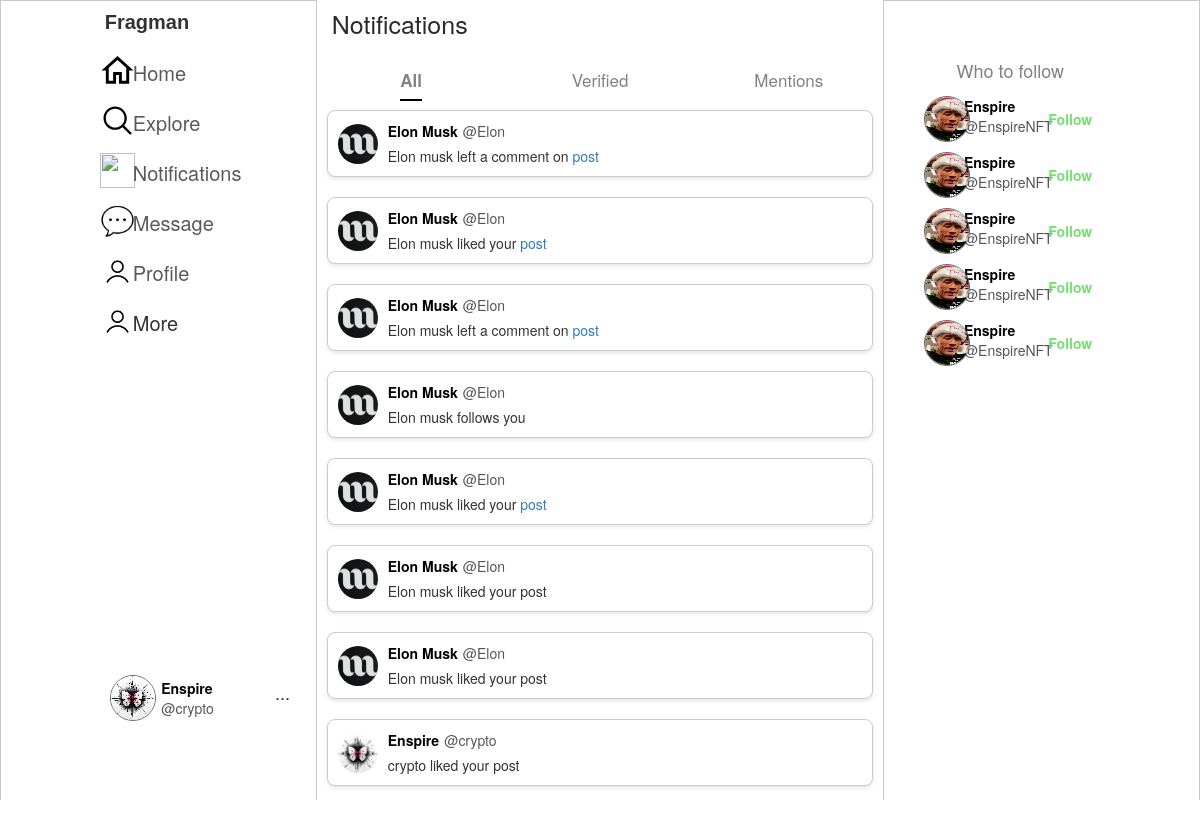
Screenshot of /notifications (signed in) with the database file from the repository.
### main/models.py (models this page shows, shortened)
class Profile(models.Model):
    first_name = models.CharField(max_length=100, blank=True)
    last_name = models.CharField(max_length=100, blank=True)
    nickname = models.CharField(max_length=100, blank=True)
    username = models.ForeignKey(User, on_delete=models.CASCADE)
    friends = models.ManyToManyField(User, blank=True, related_name="friends")
    avatar = models.ImageField(default="photo_2021-10-16_13-01-08.jpg", upload_to='avatars/')
    bio = models.TextField(max_length=2000, blank=True)
    location = models.CharField(max_length=200, blank=True)
    created = models.DateTimeField(auto_now_add=True)
    updated = models.DateTimeField(auto_now=True)

class Notification(models.Model):
    sender = models.ForeignKey(Profile, on_delete=models.CASCADE, related_name="notif_sender")
    receiver = models.ForeignKey(Profile, on_delete=models.CASCADE, related_name="notif_receiver")
    message = models.TextField(max_length=2000)
    created_at = models.DateTimeField(auto_now_add=True)
    is_read = models.BooleanField(default=False)

### main/views.py (the view)
# urls.py: path("notifications", views.notifications, name="notifications"),
@login_required(login_url='login')
def notifications(request):
    user = request.user
    my_profile = Profile.objects.filter(username=user).first()
    all_notifications = Notification.objects.filter(receiver=my_profile).all()
    for notification in all_notifications:
        notification.is_read = True
        notification.save()
    return render(request, "notifications.html", {
        "user": user,
        "my_profile": my_profile,
        "notifications": all_notifications,
    })

### templates/notifications.html (shortened to what this page needs)
{% extends 'base.html' %}
{% load static %}
{% block content %}
    <div class="Page">
        <div class="wrap-container">
            <div class="navigate-bars wrap-1">
                <div class="empty">
                </div>
                <div class="main-left-container">
                    <div class="logo">
                        <h4>Fragman</h4>
                    </div>
                    <nav class="nav-bar">
                        <div class="home-nav">
                            <div class="svg">
                            </div>
                            <div class="a">
                                <a href="{% url 'index' %}" class="home-href">Home</a>
                            </div>
                        </div>
                        <div class="home-nav">
                            <div class="svg">
                            </div>
                            <div class="explore">
                                <a href="{% url 'explore' %}" class="explore-href">Explore</a>
                            </div>
                        </div>
                        <div class="home-nav">
                            <div class="svg">
                                <img style="width: 35px; height: 35px"
                                     src="{% static 'images/icons8-notifications-78.png' %}" alt="">
                            </div>
                            <div class="notifications">
                                <a href="{% url 'notifications' %}" class="notifications-href">Notifications</a>
                            </div>
                        </div>
                        <div class="home-nav">
                            <div class="svg">
                                <img style="width: 35px; height: 35px"
                                     src="{% static 'images/icons8-chat-bubble-50.png' %}" alt="">
                            </div>
                            <div class="Message">
                                <a href="{% url 'show_msg' %}" class="Message-href">Message</a>
                            </div>
                        </div>
                        <div class="home-nav">
                            <div class="svg">
                                <img style="width: 35px; height: 35px"
                                     src="{% static 'images/icons8-customer-64.png' %}" alt="">
                            </div>
                            <div class="Profile">
                                <a href="profile/{{ user.username }}" class="profile-href">Profile</a>
                            </div>
                        </div>
                        <div class="home-nav">
                            <div class="svg">
                                <img style="width: 35px; height: 35px"
                                     src="{% static 'images/icons8-customer-64.png' %}" alt="">
                            </div>
                            <div class="More">
                                <a class="more-href">More</a>
                            </div>
                        </div>
                    </nav>
                    <div class="more-settings">
                        <div class="logout-profile-settings">
                            <div class="lgm">
                                <div>
                                    <img class="logo-image lgm" src="{{ my_profile.avatar.url }}" alt="">
                                </div>
                            </div>
                            <div class="user-nick">
                                <div class="set-nick-user">
                                    <span class="nickname ">{{ my_profile.nickname }}</span>
                                    <span class="username">@{{ my_profile.username }}</span>
                                </div>
                            </div>
                            <div class="dots">
                                <h4>...</h4>
                            </div>
                        </div>
                    </div>
                </div>
            </div>
            <div class="content-sector wrap-2">
                <div class="nav-notification">
                    <div class="name-of-page">
                        <h4>Notifications</h4>
                    </div>
                    <div class="not-nav">
                        <div class="not-options">
                            <span class="active">All</span>
                        </div>
                        <div class="not-options">
                            <span>Verified</span>
                        </div>
                        <div class="not-options">
                            <span>Mentions</span>
                        </div>
                    </div>
                </div>
                {% for notification in notifications reversed %}
                <div class="notification-container">
                    <div class="notification-content">
                        <div class="logo-notify">
                            <img src="{{ notification.sender.avatar.url }}" alt="">
                        </div>
                        <div class="sector-not">
                            <div class="nav-not-us">
                                <span class="nickname ">{{ notification.sender.nickname }}</span>
                                <span class="username">@{{ notification.sender.username }}</span>
                            </div>
                            <div class="notify-msg">
                                {{ notification.message|safe }}
                            </div>
                        </div>
                    </div>
                </div>
                {% endfor %}
            </div>
            <div class="left-side wrap3">
                <div class="suggested-users">
                    <div class="description-field">
                        <h4 class="des-text">Who to follow</h4>
                    </div>
                    <div class="suggested-accs">
                        <div class="user-1">
                            <div class="img-sug-user">
                                <img class="logo-image" src="{% static 'images/avatar.jpg' %}" alt="">
                            </div>
                            <div class="nav-users">
                                <span class="nickname">Enspire</span>
                                <span class="username">@EnspireNFT</span>
                            </div>
                            <div class="follow-btn">
                                <button class="btn-follow-sug">Follow</button>
                            </div>
                        </div>
                        <div class="user-1">
                            <div class="img-sug-user">
                                <img class="logo-image" src="{% static 'images/avatar.jpg' %}" alt="">
                            </div>
                            <div class="nav-users">
                                <span class="nickname">Enspire</span>
                                <span class="username">@EnspireNFT</span>
                            </div>
                            <div class="follow-btn">
                                <button class="btn-follow-sug">Follow</button>
                            </div>
                        </div>
                        <div class="user-1">
                            <div class="img-sug-user">
                                <img class="logo-image" src="{% static 'images/avatar.jpg' %}" alt="">
                            </div>
                            <div class="nav-users">
                                <span class="nickname">Enspire</span>
                                <span class="username">@EnspireNFT</span>
                            </div>
                            <div class="follow-btn">
                                <button class="btn-follow-sug">Follow</button>
                            </div>
                        </div>
                        <div class="user-1">
                            <div class="img-sug-user">
                                <img class="logo-image" src="{% static 'images/avatar.jpg' %}" alt="">
                            </div>
                            <div class="nav-users">
                                <span class="nickname">Enspire</span>
                                <span class="username">@EnspireNFT</span>
                            </div>
                            <div class="follow-btn">
                                <button class="btn-follow-sug">Follow</button>
                            </div>
                        </div>
                        <div class="user-1">
                            <div class="img-sug-user">
                                <img class="logo-image" src="{% static 'images/avatar.jpg' %}" alt="">
                            </div>
                            <div class="nav-users">
                                <span class="nickname">Enspire</span>
                                <span class="username">@EnspireNFT</span>
                            </div>
                            <div class="follow-btn">
                                <button class="btn-follow-sug">Follow</button>
                            </div>
                        </div>
                    </div>
                </div>
                <div class="empty">
                </div>
            </div>
        </div>
    </div>
{% endblock %}

### templates/base.html (shortened to what this page needs)
{% load static %}
<!doctype html>
<html lang="en">
<head>
    <link rel="stylesheet" href="{% static 'css/style.css' %}">
    <link rel="stylesheet" href="https://cdn.jsdelivr.net/npm/bootstrap@4.0.0/dist/css/bootstrap.min.css"
>
    <link rel="stylesheet" href="https://maxcdn.bootstrapcdn.com/bootstrap/3.3.7/css/bootstrap.min.css">
</head>
<body>
{% block content %}
{% endblock %}
</body>
</html>

### static_root/css/style.css (style rules this page uses)
body { margin: 0; font-size: 14px; font-family: Arial sans-serif; background: #e9e9e9; }
* { box-sizing: border-box; }
.wrap-container { display: flex; }
.navigate-bars { flex: 1; background: #ffffff; border: 1px solid #c8c8c8; height: 100vh; }
.content-sector { flex: 1.8 }
.left-side { flex: 1; background: #ffffff; border: 1px solid #c8c8c8; }
.active { font-weight: bold; position: relative; }
.active::before { content: ""; position: absolute; left: 0; bottom: -9px; width: 100%; height: 2px; background: black; }
.logo-image { width: 46px; height: 46px; border-radius: 50%; border: 1px solid #6a6a6a; image-rendering: pixelated; object-fit: cover; position: relative; }
.more-settings { display: flex; align-items: center; justify-content: center; }
.nickname { color: black; font-weight: bold; margin-right: 5px; }
.username { color: #828282; }
.navigate-bars { display: flex; width: 100%; }
.empty { width: 25%; }
.main-left-container { width: 70%; }
.logo { margin-bottom: 20px; }
.logo h4 { font-size: 20px; font-weight: bolder; font-family: "Sitka Heading", sans-serif; margin-left: 25px; }
.home-nav { width: 100%; height: 40px; display: flex; align-items: center; margin: 10px; transition: .3s; }
.svg { height: 100%; width: 15%; justify-content: center; align-items: center; margin-left: 10px; }
.svg svg { width: 35px; height: 35px; }
.a, .explore, .notifications, .Message, .Profile, .More { display: flex; height: 100%; width: 90%; justify-content: flex-start; align-items: center; }
.home-href, .explore-href, .notifications-href, .Message-href, .profile-href, .more-href { color: #5a5a5a; font-size: 20px; }
.logout-profile-settings { width: 100%; height: 50px; }
.more-settings { position: relative; top: 320px; }
.user-nick { width: 60%; }
.logout-profile-settings { display: flex; width: 100%; justify-content: space-between; align-items: center; margin-left: 20px; height: 50px; transition: .3s; padding: 10px; }
.set-nick-user { display: flex; flex-direction: column; }
.dots { position: relative; bottom: 5px; }
.left-side { display: flex; }
.suggested-users { position: relative; top: 50px; width: 80%; margin-left: 10px; }
.user-1 { display: flex; justify-content: space-between; width: 90%; padding: 5px; }
.description-field { display: flex; justify-content: space-around; }
.des-text { color: #828282; }
.nav-users { display: flex; flex-direction: column; width: 30%; }
.img-sug-user { width: 46px; height: 46px; position: relative; left: 25px; }
.follow-btn { display: flex; align-items: center; }
.btn-follow-sug { background: transparent; border: 0; color: #73df73; font-weight: bolder; transition: .3s; }
.navigate-bars, .left-side { border-bottom: none; }
.nav-notification { width: 100%; display: flex; flex-direction: column; }
.not-nav { width: 100%; display: flex; justify-content: space-between; margin-top: 10px; }
.name-of-page { margin-left: 15px; height: 50px; }
.name-of-page h4 { font-size: 25px; color: #2a2a2a; }
.not-options { width: 35%; height: 40px; display: flex; justify-content: center; align-items: center; transition: .3s; }
.not-options span { font-size: 17px; color: #828282; }
body { margin: 0; padding: 0; font-family: Arial, sans-serif; }
.content-sector { display: flex; flex-direction: column; height: 100vh; }
.notify-post { text-decoration: none; }

### templates/notifications.html (style rules this page uses)
.notification-container { border: 1px solid #ccc; border-radius: 8px; margin: 10px; padding: 10px; display: flex; align-items: center; background-color: #fff; box-shadow: 0 2px 4px rgba(0, 0, 0, 0.1); }
.notification-content { display: flex; align-items: center; }
.logo-notify img { width: 40px; height: 40px; border-radius: 50%; margin-right: 10px; }
.sector-not { display: flex; flex-direction: column; }
.nav-not-us { display: flex; align-items: baseline; }
.nickname { font-weight: bold; margin-right: 5px; }
.username { color: #555; }
.notify-msg { margin-top: 5px; }

### rows the page displays
Profile: avatar (picture), nickname "Enspire", username "crypto"
Notification: sender.avatar (picture), sender.nickname "Elon Musk", sender.username "Elon", message "Elon musk left a comment on post"
Notification: sender.avatar (picture), sender.nickname "Elon Musk", sender.username "Elon", message "Elon musk liked your post"
Notification: sender.avatar (picture), sender.nickname "Elon Musk", sender.username "Elon", message "Elon musk left a comment on post"
Notification: sender.avatar (picture), sender.nickname "Elon Musk", sender.username "Elon", message "Elon musk follows you"
Notification: sender.avatar (picture), sender.nickname "Elon Musk", sender.username "Elon", message "Elon musk liked your post"
Notification: sender.avatar (picture), sender.nickname "Elon Musk", sender.username "Elon", message "Elon musk liked your post"
Notification: sender.avatar (picture), sender.nickname "Elon Musk", sender.username "Elon", message "Elon musk liked your post"
Notification: sender.avatar (picture), sender.nickname "Enspire", sender.username "crypto", message "crypto liked your post"
